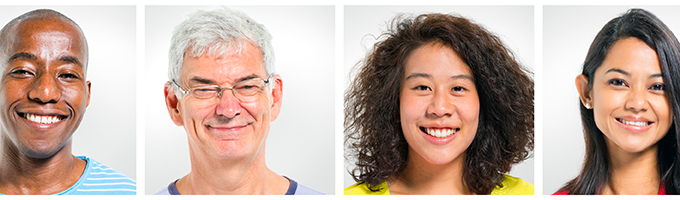
//> input picture 4-faces.jpg, 680 x 200 px, given in place of the camera
$ ./test   (built with g++ and OpenCV 4)
//> lines starting //> are read from the running program, lines starting //| are printed output that depends on the picture
#include "opencv2/highgui.hpp"
#include "opencv2/imgproc.hpp"
using namespace cv;
int main(int, char**)
{
    VideoCapture cap(0);
    if(!cap.isOpened()) return -1;
    Mat frame, edges;
    namedWindow("edges", WINDOW_AUTOSIZE);
    for(;;)
    {
        cap >> frame;
//> frame is the input picture: 200 rows x 680 cols, CV_8UC3; mean B, G, R 161.3, 172.3, 194.1
        cvtColor(frame, edges, COLOR_BGR2GRAY);
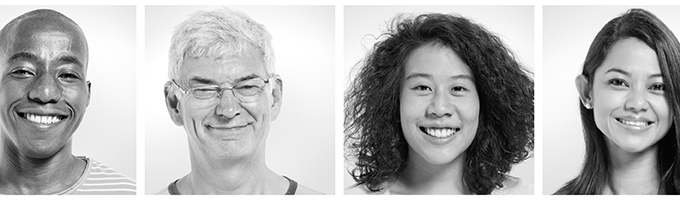
//> edges: 200 rows x 680 cols, CV_8UC1; min 0, max 255, mean 177.6
        GaussianBlur(edges, edges, Size(7,7), 1.5, 1.5);
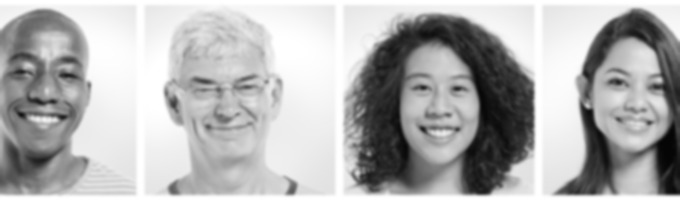
//> edges: 200 rows x 680 cols, CV_8UC1; min 4, max 255, mean 177.6
        Canny(edges, edges, 0, 30, 3);
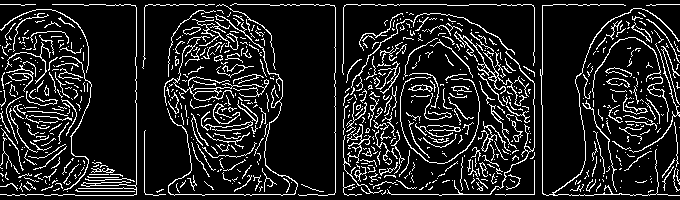
//> edges: 200 rows x 680 cols, CV_8UC1; 13.1% white in thin lines or dots
        imshow("edges", edges);
        if(waitKey(30) >= 0) break;
//> the Esc key is pressed
    }
    return 0;
}
